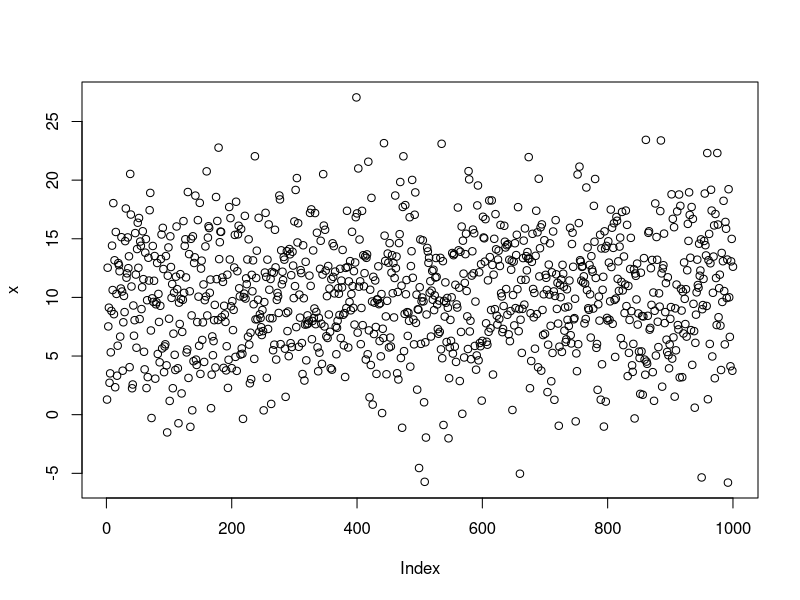
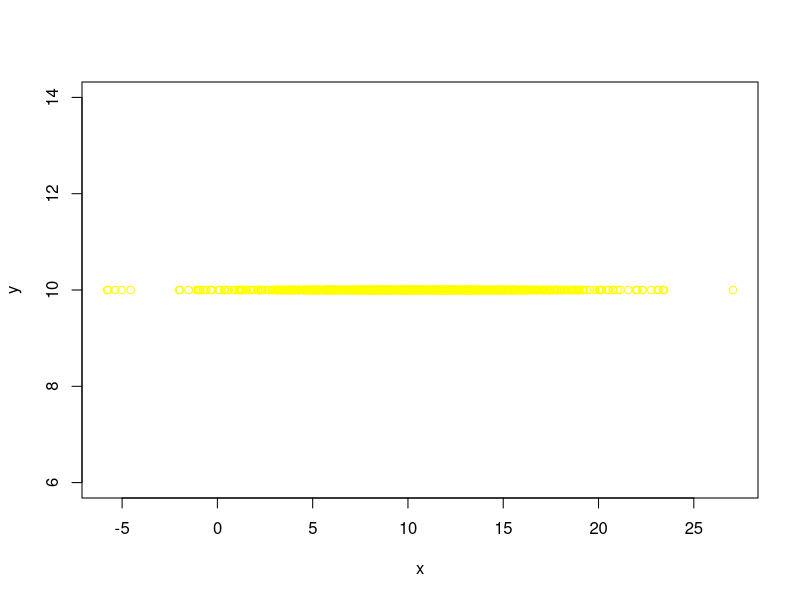

Source code (R) for these figures, in order:
#a <- 2
#b <- 3

#c <- a + b

x <- rnorm(1000, mean = 10, sd = 5)
y <- rep(10, 1000)

plot(x)
plot(x, y, col="yellow")
